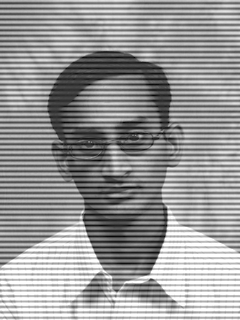
%> input picture Exercício - Filtragem (FFT)/e9gla_noise.png, 240 x 320 px
$ octave main.m   (GNU Octave 9; MATLAB toolbox functions it lacks are replaced by stand-ins)
%> lines starting %> are read from the running program, lines starting %| are printed output that depends on the picture; in (x1, y1, x2, y2) boxes, pixels count from 0 and x2, y2 are one past the last pixel; in counts of white or black regions, pixels touching at a corner belong together; the program's own positions count from 1
### Exercício - Filtragem (FFT)/proc_img_1.m
%% Leitura e exibição da imagem original e obtenção da transformada de Fourier

figure(1);
img1 = imread('e9gla_noise.png'); imagesc(img1); colormap(gray); title('Imagem 1');
%> further down, img1 is the input picture: size 320x240 uint8; min 1, max 255, mean 151.2

figure(2);
F1 = fft2(img1);

%% Elaboração de filtros
imagesc(abs(1 + log(fftshift(F1)))); colormap(gray); title('log(1+FFT(img1))'); % Exibindo o log do FFT
H1 = filtro_circulo(img1, 120, 17, 6);
%> after the loop in filtro_circulo, `for i = -r:r`:
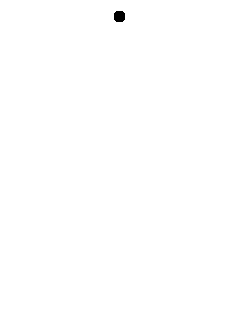
%> H: size 320x240 double; values 0 (black) and 1 (white), 99.9% white; 1 black region, box (x1, y1, x2, y2) and area: (114, 11, 125, 22) 109
H2 = filtro_circulo(img1, 120, 41, 6);
%> after the loop in filtro_circulo (call 2), `for i = -r:r`: H: size 320x240 double; values 0 (black) and 1 (white), 99.9% white; 1 black region, box (x1, y1, x2, y2) and area: (114, 35, 125, 46) 109
H3 = filtro_circulo(img1, 120, 102, 6);
%> after the loop in filtro_circulo (call 3), `for i = -r:r`: H: size 320x240 double; values 0 (black) and 1 (white), 99.9% white; 1 black region, box (x1, y1, x2, y2) and area: (114, 96, 125, 107) 109
H4 = filtro_circulo(img1, 120, 218, 6);
%> after the loop in filtro_circulo (call 4), `for i = -r:r`: H: size 320x240 double; values 0 (black) and 1 (white), 99.9% white; 1 black region, box (x1, y1, x2, y2) and area: (114, 212, 125, 223) 109
H5 = filtro_circulo(img1, 120, 277, 6);
%> after the loop in filtro_circulo (call 5), `for i = -r:r`: H: size 320x240 double; values 0 (black) and 1 (white), 99.9% white; 1 black region, box (x1, y1, x2, y2) and area: (114, 271, 125, 282) 109
H6 = filtro_circulo(img1, 120, 302, 6);
%> after the loop in filtro_circulo (call 6), `for i = -r:r`: H: size 320x240 double; values 0 (black) and 1 (white), 99.9% white; 1 black region, box (x1, y1, x2, y2) and area: (114, 296, 125, 307) 109

H = H1 & H2 & H3 & H4 & H5 & H6;
%> H: size 320x240 logical; 99.1% white; 6 black regions, box (x1, y1, x2, y2) and area: (114, 11, 125, 22) 109, (114, 35, 125, 46) 109, (114, 96, 125, 107) 109, (114, 212, 125, 223) 109, (114, 271, 125, 282) 109, (114, 296, 125, 307) 109

filtro_completo = F1 .* fftshift(H);
figure(3);

imagesc(abs(fftshift((log(1+ filtro_completo))))); colormap(gray); title('Filtros aplicados (img1)');
%% Obtendo transformada de Fourier inversa
figure(4);
imagesc(abs(ifft2(filtro_completo))); colormap(gray); title('IFFT (Img1)');

### Exercício - Filtragem (FFT)/filtro_circulo.m
%% Função para filtro passa-baixa
    % img: imagem de entrada
    % pos_x: posição x do ponto do R^2 onde se quer filtrar
    % pos_y: posição y do ponto do R^2 onde se quer filtrar
    % Se quiser filtrar ao centro da imagem, ent�o [pos_x, pos_y] =
    % size(img)/2
    % r: raio do filtro
    % H: filtro passa-baixa (sa�da)

function H = filtro_circulo (img, pos_y, pos_x, r)
H = ones(size(img));

for i = -r:r
    for j = -r:r
        if ((i)^2 + (j)^2 < r^2)
            H(i+pos_x, j+pos_y) = 0;        % Formação do filtro passa-baixa
        end
    end
end

end

### Exercício - Filtragem (FFT)/proc_img_2.m
%% Leitura e exibição da imagem original
clear all

figure(5);
img2 = imread('imagem_defeito.jpg'); imagesc(img2); colormap(gray); title('Imagem 2');
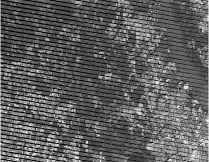
%> input picture Exercício - Filtragem (FFT)/imagem_defeito.jpg, 209 x 162 px
%> further down, img2 is the input picture: size 162x209x3 uint8; min 0, max 255, mean 93.3
img2 = rgb2gray(img2);
%> img2: size 162x209 uint8

%% Obtendo FFT da imagem

figure(6);
F2 = fft2(img2);

imagesc(abs(1 + log(fftshift(F2)))); title('log(1+FFT(img2))'); colormap(gray); % Exibindo o log do FFT

%% Obtenção de elaboração de filtros
H1 = filtro_circulo(img2, 122, 5, 4);
%> after the loop in filtro_circulo (call 7), `for i = -r:r`: H: size 162x209 double; values 0 (black) and 1 (white), 99.9% white; 1 black region, box (x1, y1, x2, y2) and area: (118, 1, 125, 8) 45
H2 = filtro_circulo(img2, 113, 43, 6);
%> after the loop in filtro_circulo (call 8), `for i = -r:r`: H: size 162x209 double; values 0 (black) and 1 (white), 99.7% white; 1 black region, box (x1, y1, x2, y2) and area: (107, 37, 118, 48) 109
H3 = filtro_circulo(img2, 97, 121, 6);
%> after the loop in filtro_circulo (call 9), `for i = -r:r`: H: size 162x209 double; values 0 (black) and 1 (white), 99.7% white; 1 black region, box (x1, y1, x2, y2) and area: (91, 115, 102, 126) 109
H4 = filtro_circulo(img2, 87, 159, 3);
%> after the loop in filtro_circulo (call 10), `for i = -r:r`: H: size 162x209 double; values 0 (black) and 1 (white), 99.9% white; 1 black region, box (x1, y1, x2, y2) and area: (84, 156, 89, 161) 25
H5 = filtro_circulo(img2, 80, 36, 3);
%> after the loop in filtro_circulo (call 11), `for i = -r:r`: H: size 162x209 double; values 0 (black) and 1 (white), 99.9% white; 1 black region, box (x1, y1, x2, y2) and area: (77, 33, 82, 38) 25
H6 = filtro_circulo(img2, 130, 127, 3);
%> after the loop in filtro_circulo (call 12), `for i = -r:r`: H: size 162x209 double; values 0 (black) and 1 (white), 99.9% white; 1 black region, box (x1, y1, x2, y2) and area: (127, 124, 132, 129) 25

H = H1 & H2 & H3 & H4 & H5 & H6;
%> H: size 162x209 logical; 99% white; 6 black regions, box (x1, y1, x2, y2) and area: (107, 37, 118, 48) 109, (91, 115, 102, 126) 109, (118, 1, 125, 8) 45, (77, 33, 82, 38) 25, (127, 124, 132, 129) 25, (84, 156, 89, 161) 25

filtro_completo = F2 .* fftshift(H);

figure(7);
imagesc(abs(fftshift((log(1+ filtro_completo))))); colormap(gray); title('Filtros aplicados (img2)');

%% Obtendo Transformada de Fourier Inversa
figure(8);
imagesc(abs(ifft2(filtro_completo))); colormap(gray); title('IFFT (Img2)');

### Exercício - Filtragem (FFT)/proc_img_3.m
%% Leitura e exibição da imagem original
clear all

figure(9);
img3 = imread('imagem_defeito2.JPG'); imagesc(img3); colormap(gray); title('Imagem 3');
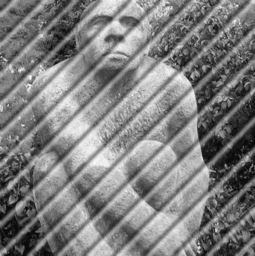
%> input picture Exercício - Filtragem (FFT)/imagem_defeito2.JPG, 255 x 256 px
%> further down, img3 is the input picture: size 256x255x3 uint8; min 0, max 254, mean 127
img3 = rgb2gray(img3);
%> img3: size 256x255 uint8

figure(10);
F3 = fft2(img3);

imagesc(abs(1 + log(fftshift(F3)))); title('log(1+FFT(img3))'); colormap(gray); % Exibindo o log do FFT
%% Elaboração e aplicação de filtros

H1 = filtro_circulo(img3, 102, 103, 4);
%> after the loop in filtro_circulo (call 13), `for i = -r:r`:
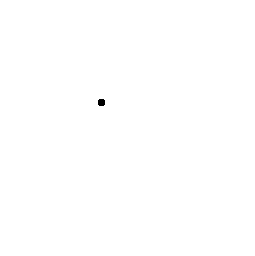
%> H: size 256x255 double; values 0 (black) and 1 (white), 99.9% white; 1 black region, box (x1, y1, x2, y2) and area: (98, 99, 105, 106) 45
H2 = filtro_circulo(img3, 111, 112, 4);
%> after the loop in filtro_circulo (call 14), `for i = -r:r`: H: size 256x255 double; values 0 (black) and 1 (white), 99.9% white; 1 black region, box (x1, y1, x2, y2) and area: (107, 108, 114, 115) 45
H3 = filtro_circulo(img3, 119, 120, 4);
%> after the loop in filtro_circulo (call 15), `for i = -r:r`: H: size 256x255 double; values 0 (black) and 1 (white), 99.9% white; 1 black region, box (x1, y1, x2, y2) and area: (115, 116, 122, 123) 45
H4 = filtro_circulo(img3, 137, 137, 4);
%> after the loop in filtro_circulo (call 16), `for i = -r:r`: H: size 256x255 double; values 0 (black) and 1 (white), 99.9% white; 1 black region, box (x1, y1, x2, y2) and area: (133, 133, 140, 140) 45
H5 = filtro_circulo(img3, 145, 146, 4);
%> after the loop in filtro_circulo (call 17), `for i = -r:r`: H: size 256x255 double; values 0 (black) and 1 (white), 99.9% white; 1 black region, box (x1, y1, x2, y2) and area: (141, 142, 148, 149) 45
H6 = filtro_circulo(img3, 154, 154, 4);
%> after the loop in filtro_circulo (call 18), `for i = -r:r`: H: size 256x255 double; values 0 (black) and 1 (white), 99.9% white; 1 black region, box (x1, y1, x2, y2) and area: (150, 150, 157, 157) 45

H = H1 & H2 & H3 & H4 & H5 & H6;
%> H: size 256x255 logical; 99.6% white; 6 black regions, box (x1, y1, x2, y2) and area: (98, 99, 105, 106) 45, (107, 108, 114, 115) 45, (115, 116, 122, 123) 45, (133, 133, 140, 140) 45, (141, 142, 148, 149) 45, (150, 150, 157, 157) 45

filtro_completo = F3 .* fftshift(H);

figure(11);
imagesc(abs(fftshift((log(1+ filtro_completo))))); colormap(gray); title('Filtros aplicados (img3)');

%% Obtendo transformada de Fourier inversa
figure(12);

imagesc(abs(ifft2(filtro_completo))); colormap(gray); title('IFFT (img3)');

### Exercício - Filtragem (FFT)/proc_img_4.m
%% Leitura e exibição da imagem original

figure(13);
img4 = imread('mit_noise_periodic.jpg'); imagesc(img4); colormap(gray); title('Imagem 4');
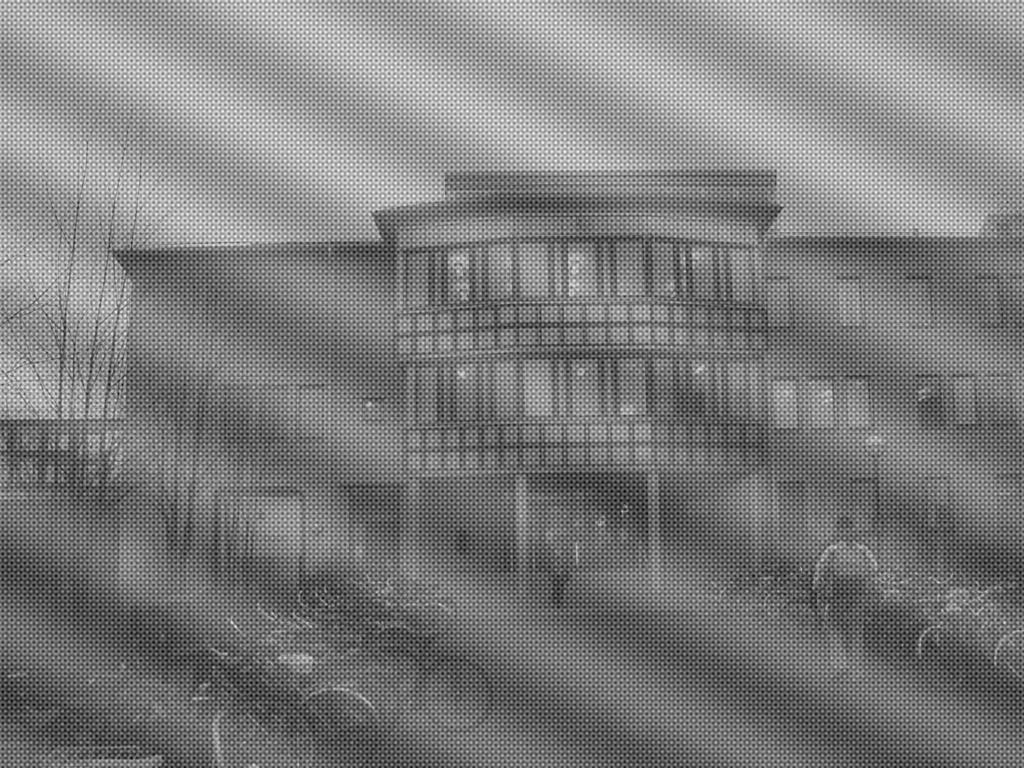
%> input picture Exercício - Filtragem (FFT)/mit_noise_periodic.jpg, 1024 x 768 px
%> further down, img4 is the input picture: size 768x1024 uint8; min 0, max 255, mean 124.5

figure(14);
F4 = fft2(img4);
imagesc(abs(1 + log(fftshift(F4)))); title('log(1+FFT(img4))'); colormap(gray); % Exibindo o log do FFT

%% Elaboração e aplicação de filtros
H1 = filtro_retangulo(img4, [352, 673], [271, 503]);    % Filtro retangular no centro da imagem
H2 = filtro_circulo(img4, 509, 390, 3);                 % Filtro circular para ruídos menores
H3 = filtro_circulo(img4, 517, 378, 3);                 % Filtro circular para ruídos menores
H = H1 & H2 & H3;

figure(15);
img4 = F4 .* fftshift(H);
imagesc(abs(fftshift((log(1+ img4))))); colormap gray; title('Filtros aplicados em img4');
%% Obtendo transformada inversa

figure(16);
imagesc(abs(ifft2(img4))); colormap(gray); title('IFFT (img4)');

### Exercício - Filtragem (FFT)/filtro_retangulo.m
function H = filtro_retangulo(img, lims_x, lims_y)
%> called with lims_x = [352 673], lims_y = [271 503]
  H = zeros(size(img));
  H(lims_y(1):lims_y(2), lims_x(1):lims_x(2)) = 1;
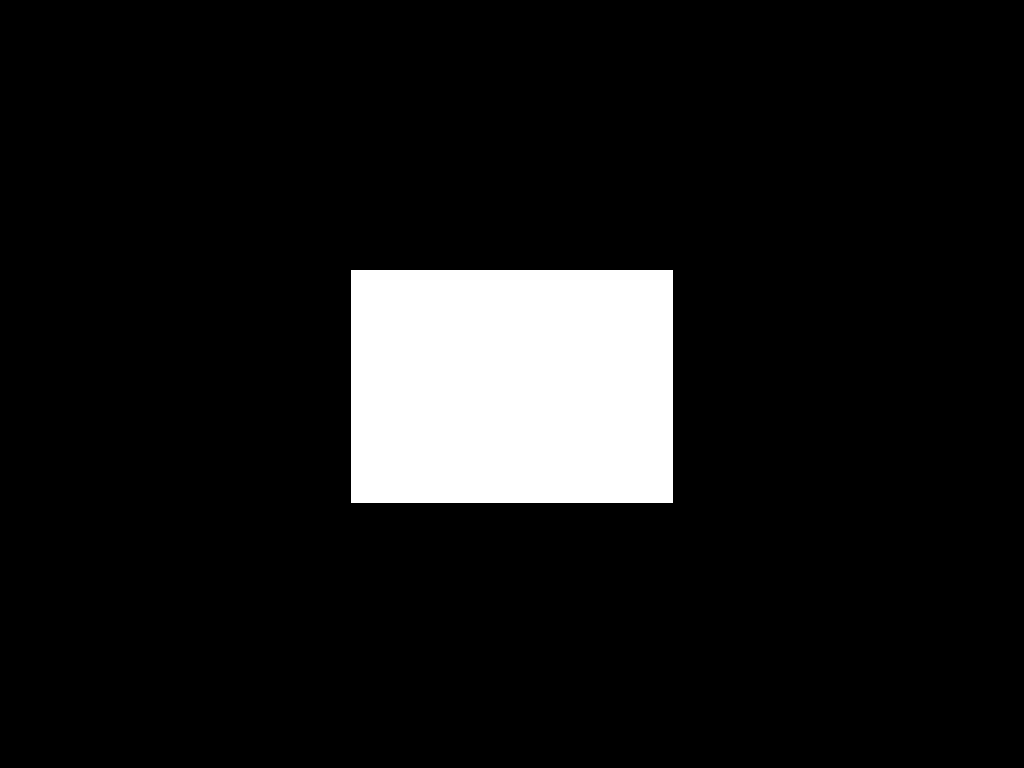
%> H: size 768x1024 double; values 0 (black) and 1 (white), 9.5% white; 1 white region, box (x1, y1, x2, y2) and area: (351, 270, 673, 503) 75026
%> after the loop in filtro_circulo (call 19), `for i = -r:r`: H: size 768x1024 double; values 0 (black) and 1 (white), 100% white; 1 black region, box (x1, y1, x2, y2) and area: (506, 387, 511, 392) 25
%> after the loop in filtro_circulo (call 20), `for i = -r:r`: H: size 768x1024 double; values 0 (black) and 1 (white), 100% white; 1 black region, box (x1, y1, x2, y2) and area: (514, 375, 519, 380) 25
%> `H = H1 & H2 & H3;`: H: size 768x1024 logical; 9.5% white; 1 white region, box (x1, y1, x2, y2) and area: (351, 270, 673, 503) 74976
  H(lims_y(1):lims_y(2), lims_x) = 1;

end

### Exercício - Filtragem (FFT)/main.m
%% github.com/vrmiguel/ImageProcessing %%

%% Execução de subprogramas

proc_img_1  % Processando a imagem 1
waitfor(msgbox('Aperte OK para imagem 2', 'Aperte OK para a próxima'));

proc_img_2  % Processando a imagem 2
waitfor(msgbox('Aperte OK para imagem 3', 'Aperte OK para a próxima'));

proc_img_3  % Processando a imagem 3
waitfor(msgbox('Aperte OK para imagem 4', 'Aperte OK para a próxima'));

proc_img_4  % Processando a imagem 4
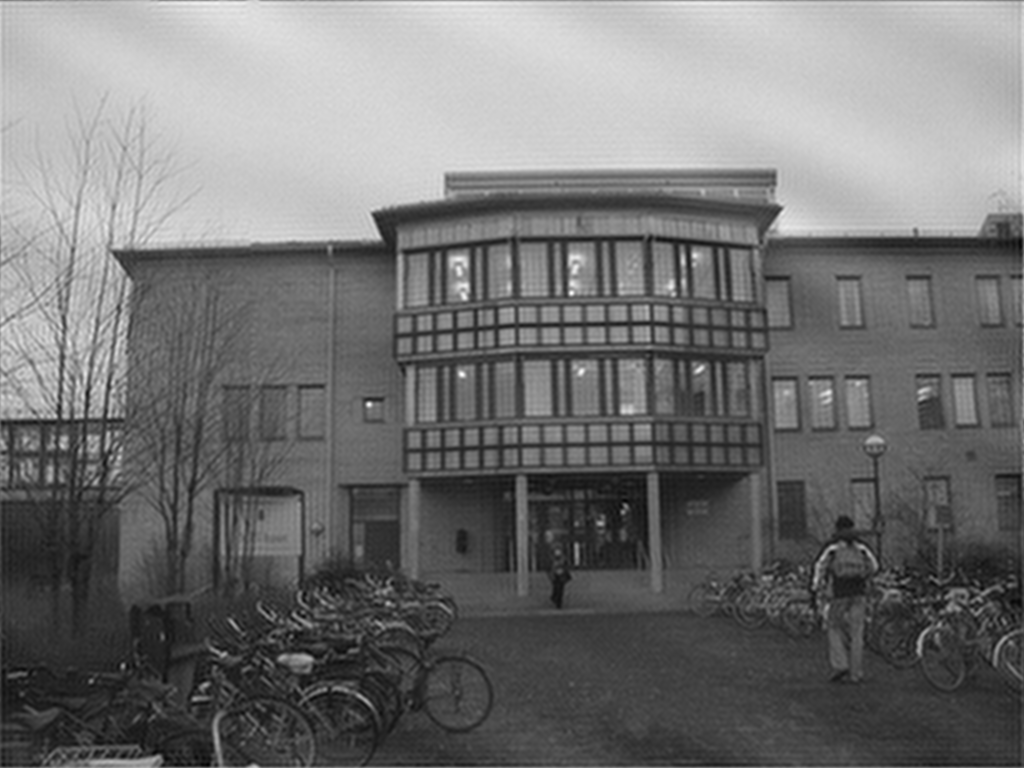
%> displayed picture: size 768x1024x3, on the screen's scale of 0 to 255; min 0, max 255, mean 115.1

waitfor(msgbox('Aperte OK para finalizar a execução', 'Aperte OK para finalizar.'));
close all
